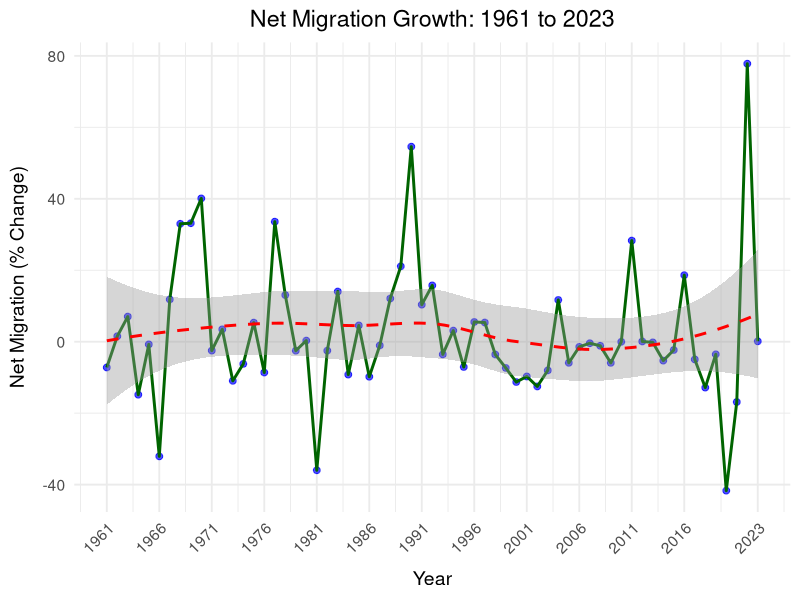
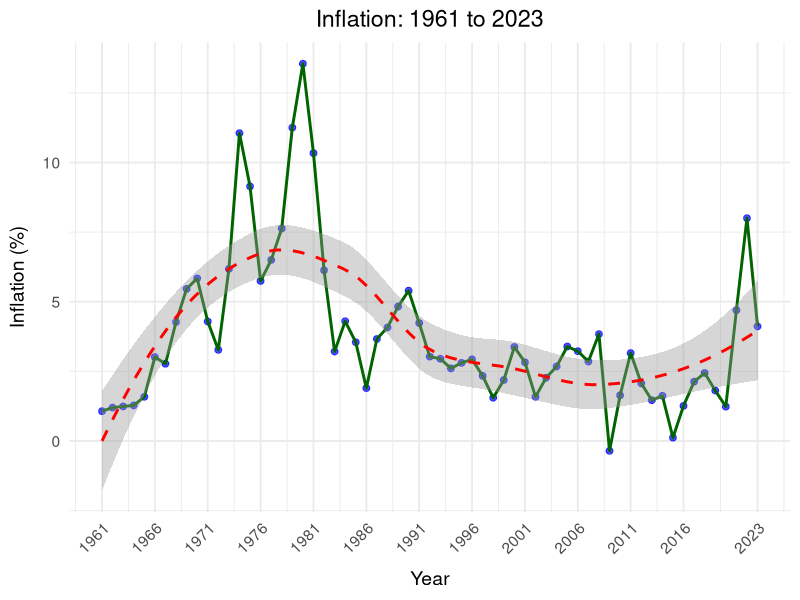
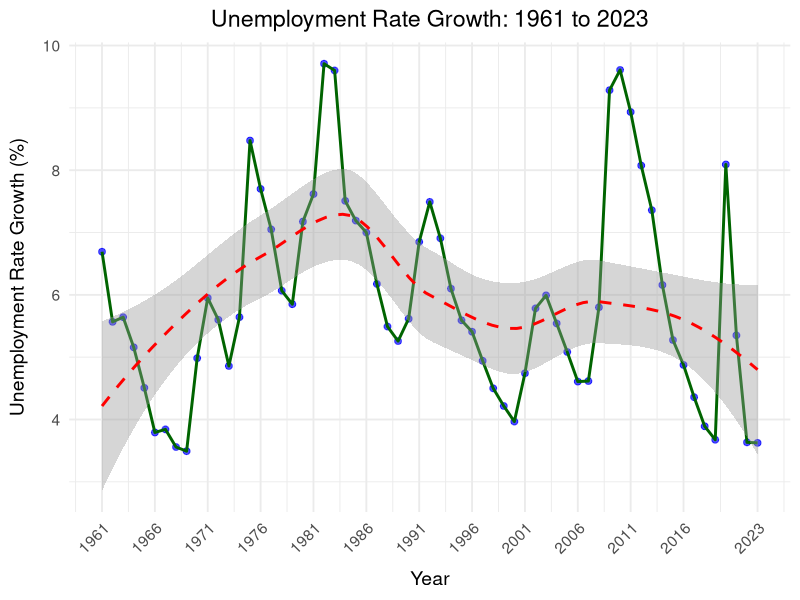
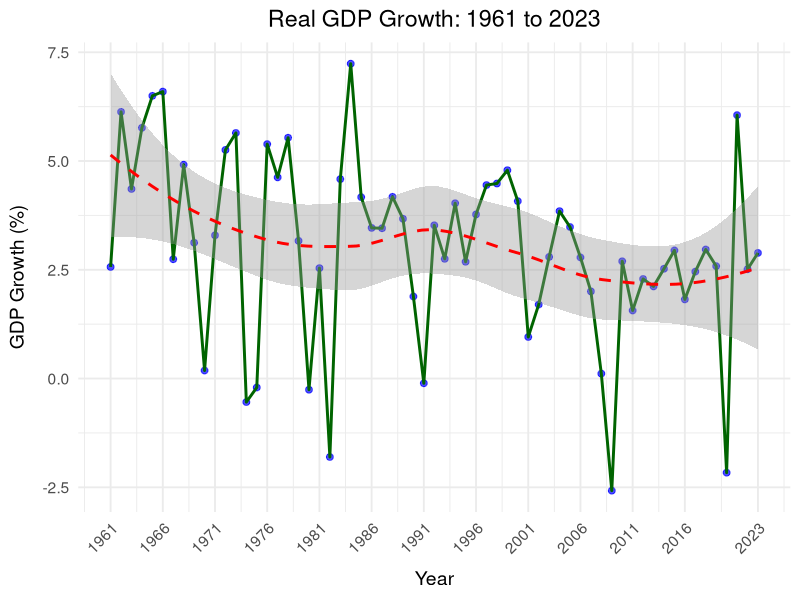
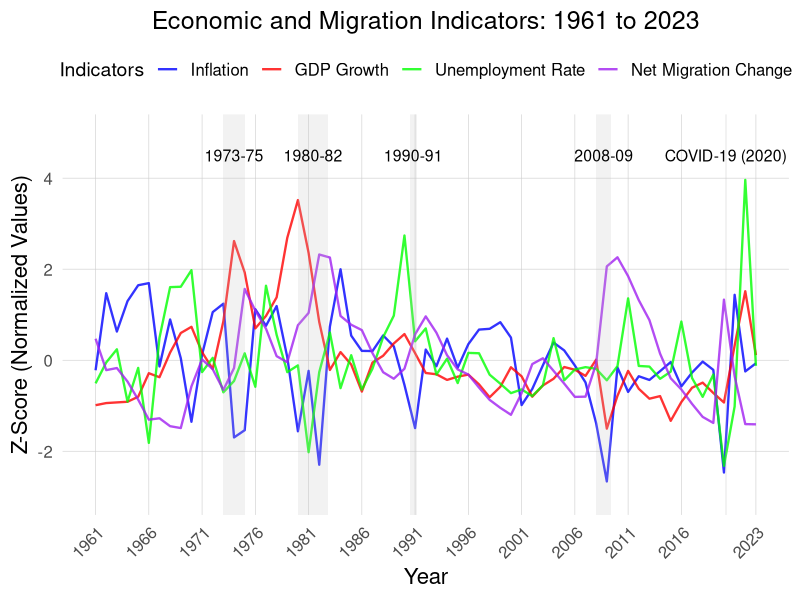
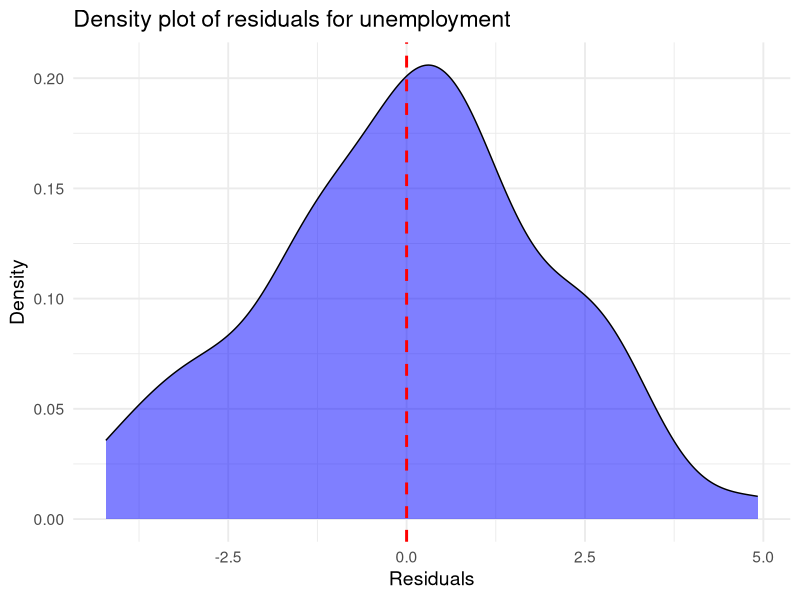
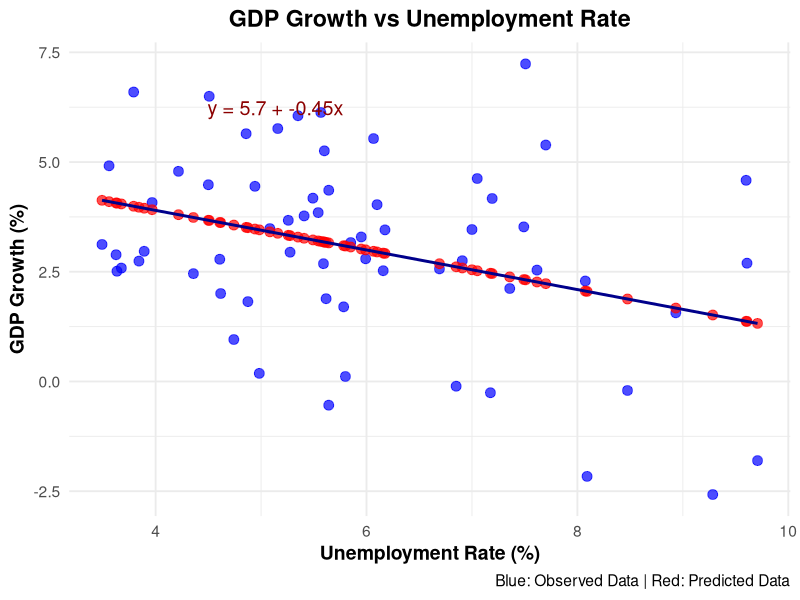
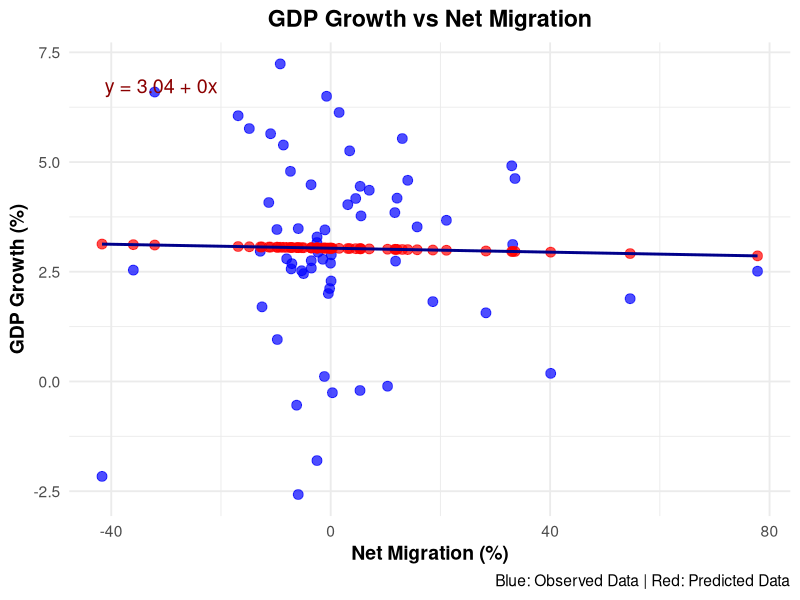

Source code (R) for these figures, in order:
## ---- chunk 1
library(ggplot2)
library(dplyr)
library(readr)
library(purrr)
library(tidyr)
library(broom)
library(modelr)
library(readxl)
## ---- chunk 2
# Load datasets. These are the data used for the model and graphs 
inflation <- read.csv("inflation.csv")
unrate <- read.csv("unrate.csv")
real_gdp <- read.csv("GDPC1.csv") |>  mutate(DATE = as.Date(DATE))
world_net_migration<- read_excel("Net_Immigration_world_data.xlsx", sheet = "Sheet1", skip = 3)
## ---- chunk 3
#Tidying world_net_immigration data, from the World Bank, to get only values for the US
US_Net_migration <- world_net_migration |>  filter(`Country Name` == "United States")|> select(-c(`Country Code`, `Indicator Name`, `Indicator Code`)) |> #Remove metadata, what we will not use
pivot_longer(cols = starts_with("19") | starts_with("20"), 
               names_to = "Year", values_to = "NetMigration") |> arrange(as.numeric(Year)) |> mutate("DATE"=Year, PercentChange = (NetMigration - lag(NetMigration)) / lag(NetMigration) * 100) |> mutate(DATE = as.Date(paste0(DATE, "-01-01")))|> slice(-1) |> select(DATE,PercentChange)
US_Net_migration

## ---- chunk 4

# US NET MIGRATION DATA VISUALIZATION
US_Net_migration_plot <- ggplot(US_Net_migration, aes(x = DATE, y = PercentChange)) +
  geom_point(color = "blue", alpha = 0.7, size = 2) +  
  geom_line(color = "darkgreen", size = 1) +          
  scale_x_date(
    date_labels = "%Y",
    breaks = c(seq(as.Date("1961-01-01"), as.Date("2020-01-01"), by = "5 years"),
               as.Date("2023-01-01"))
  ) +
  geom_smooth(method = "loess", color = "red", linetype = "dashed", size = 1) +
  labs(title = "Net Migration Growth: 1961 to 2023",
       x = "Year", y = "Net Migration (% Change)") +
  theme_minimal(base_size = 14) +
  theme(
    plot.title = element_text(hjust = 0.5),  # Center title
    axis.title.x = element_text(margin = margin(t = 10)),  # x space title
    axis.title.y = element_text(margin = margin(r = 10)),  # y space title 
    axis.text.x = element_text(angle = 45, hjust = 1)  # Rotation
  )

US_Net_migration_plot
#You may want to save the code locally, change the file location if needed, then run the code which is given below.
#ggsave(
#  filename = "C:/Users/luisc/Desktop/CODE_STATISTICS_ECON57/IMAGES/netmigration_plot_visualization.jpg", 
#  plot = US_Net_migration_plot,
#  width = 12, 
 # height = 8, 
 # dpi = 600
#)
## ---- chunk 5
#Date format
inflation <- inflation |>
  mutate(DATE = as.Date(DATE))

# inflation_plot, DATA VISUALIZATION
inflation_plot <- ggplot(inflation, aes(x = DATE, y = FPCPITOTLZGUSA)) +
  geom_point(color = "blue", alpha = 0.7, size = 2) +  
  geom_line(color = "darkgreen", size = 1) +          
  scale_x_date(
    date_labels = "%Y",
    breaks = c(seq(as.Date("1961-01-01"), as.Date("2020-01-01"), by = "5 years"),
               as.Date("2023-01-01")) 
  ) +
  geom_smooth(method = "loess", color = "red", linetype = "dashed", size = 1) +
  labs(title = "Inflation: 1961 to 2023",
       x = "Year", y = "Inflation (%)") +
  theme_minimal(base_size = 14) +
  theme(
    plot.title = element_text(hjust = 0.5),  # Center title
    axis.title.x = element_text(margin = margin(t = 10)),  # x space title
    axis.title.y = element_text(margin = margin(r = 10)),  # y space title 
    axis.text.x = element_text(angle = 45, hjust = 1)  # Rotation
  )

inflation_plot

#ggsave(
#  filename = "C:/Users/luisc/Desktop/CODE_STATISTICS_ECON57/IMAGES/inflation_plot_visualization.jpg", 
#  plot = inflation_plot,
#  width = 12, 
  #height = 8, 
 # dpi = 600
#)

## ---- chunk 6

#Date format
unrate <- unrate |>
  mutate(DATE = as.Date(DATE))

# DATA VISUALIZATION FOR UNEMPLOYMENT RATE

unrate_plot <- ggplot(unrate, aes(x = DATE, y = UNRATE)) +
  geom_point(color = "blue", alpha = 0.7, size = 2) +  
  geom_line(color = "darkgreen", size = 1) +          
  scale_x_date(
    date_labels = "%Y",
    breaks = c(seq(as.Date("1961-01-01"), as.Date("2020-01-01"), by = "5 years"),
               as.Date("2023-01-01")) 
  ) +
  geom_smooth(method = "loess", color = "red", linetype = "dashed", size = 1) +
  labs(title = "Unemployment Rate Growth: 1961 to 2023",
       x = "Year", y = "Unemployment Rate Growth (%)") +
  theme_minimal(base_size = 14) +
  theme(
    plot.title = element_text(hjust = 0.5),  
    axis.title.x = element_text(margin = margin(t = 10)),  
    axis.title.y = element_text(margin = margin(r = 10)),  
    axis.text.x = element_text(angle = 45, hjust = 1) 
  )
unrate_plot

#ggsave(
 # filename = "C:/Users/luisc/Desktop/CODE_STATISTICS_ECON57/IMAGES/unrate_plot_visualization.jpg", 
  #plot = unrate_plot,
 # width = 12, 
  #height = 8, 
  #dpi = 600
#)

## ---- chunk 7


#Date format
real_gdp<- real_gdp |>
  mutate(DATE = as.Date(DATE))

# Real GDP, data visualization

real_gdp_plot <- ggplot(real_gdp, aes(x = DATE, y= GDPC1_PC1)) +
  geom_point(color = "blue", alpha = 0.7, size = 2) +  
  geom_line(color = "darkgreen", size = 1) +          
  scale_x_date(
    date_labels = "%Y",
    breaks = c(seq(as.Date("1961-01-01"), as.Date("2020-01-01"), by = "5 years"),
               as.Date("2023-01-01")) 
  ) +
  geom_smooth(method = "loess", color = "red", linetype = "dashed", size = 1) +
  labs(title = "Real GDP Growth: 1961 to 2023",
       x = "Year", y = "GDP Growth (%)") +
  theme_minimal(base_size = 14) +
  theme(
    plot.title = element_text(hjust = 0.5),  # Center title
    axis.title.x = element_text(margin = margin(t = 10)), 
    axis.title.y = element_text(margin = margin(r = 10)),  
    axis.text.x = element_text(angle = 45, hjust = 1)  
  )
real_gdp_plot

#ggsave(
#  filename = "C:/Users/luisc/Desktop/CODE_STATISTICS_ECON57/IMAGES/real_gdp_plot_visualization.jpg", 
#  plot = real_gdp_plot,
#  width = 12, 
#  height = 8, 
# dpi = 600
#)

## ---- chunk 8
# Combine all data, including US Net Migration Percent Change
combined_data <- real_gdp |>
  select(DATE, GDP_Growth = GDPC1_PC1) |>
  left_join(unrate |> select(DATE, Unemployment_Rate = UNRATE), by = "DATE") |>
  left_join(inflation |> select(DATE, inflation = FPCPITOTLZGUSA), by = "DATE") |>
  left_join(US_Net_migration |> rename(Percentage_Net_Migration_Change = PercentChange), by = "DATE") |>
  pivot_longer(
    cols = c(GDP_Growth, Unemployment_Rate, inflation, Percentage_Net_Migration_Change),
    names_to = "Indicator",
    values_to = "Value"
  )

# Checking ranges of the indicators, including Net Migration Change
combined_data_range <- combined_data |>
  group_by(Indicator) |>
  summarize(
    Min = min(Value, na.rm = TRUE),
    Max = max(Value, na.rm = TRUE)
  )

combined_data_range

## ---- chunk 9

combined_data <- combined_data |>
  group_by(Indicator) |>
  mutate(Normalized_Value = (Value - mean(Value, na.rm = TRUE)) / sd(Value, na.rm = TRUE)) |>
  ungroup()
# Add recession periods, including COVID-19 recession
recession_periods <- data.frame(
  start = as.Date(c("1973-01-01", "1980-01-01", "1990-07-01", "2008-01-01", "2020-02-01")),
  end = as.Date(c("1975-01-01", "1982-11-01", "1991-03-01", "2009-06-01", "2020-04-01")),
  label = c("1973-75", "1980-82", "1990-91", "2008-09", "COVID-19 (2020)")
)

# Highlight high and low points (example for GDP Growth)
highlight_points <- combined_data |>
  filter(Indicator == "GDP Growth" & (Normalized_Value == max(Normalized_Value) | 
                                      Normalized_Value == min(Normalized_Value)))

# Enhanced plot with annotations
overlay_plot_normalized <- ggplot(combined_data, aes(x = DATE, y = Normalized_Value, color = Indicator)) +
  # Add lines
  geom_line(size = 0.8, alpha = 0.8) +
  # Add shaded recession periods
  geom_rect(data = recession_periods,
            aes(xmin = start, xmax = end, ymin = -Inf, ymax = Inf),
            fill = "gray", alpha = 0.2, inherit.aes = FALSE) +
  # Annotate recession periods
  geom_text(data = recession_periods,
            aes(x = start + (end - start) / 2, y = 4.5, label = label),  # Position labels above the lines
            color = "black", size = 4, inherit.aes = FALSE) +
  # Highlight high and low points
  geom_point(data = highlight_points, aes(x = DATE, y = Normalized_Value), 
             color = "black", size = 3) +
  # Annotate high and low points
  geom_text(data = highlight_points, aes(x = DATE, y = Normalized_Value, 
                                         label = round(Normalized_Value, 2)), 
            color = "black", hjust = -0.2, vjust = -0.5, size = 4) +
  # Add labels and formatting
  labs(
    title = "Economic and Migration Indicators: 1961 to 2023",
    x = "Year",
    y = "Z-Score (Normalized Values)",
    color = "Indicators"
  ) +
  scale_color_manual(
    values = c("blue", "red", "green", "purple"),
    labels = c("Inflation", "GDP Growth", "Unemployment Rate", "Net Migration Change")
  ) +
  scale_x_date(
    date_labels = "%Y",
    breaks = c(seq(as.Date("1961-01-01"), as.Date("2020-01-01"), by = "5 years"),
               as.Date("2023-01-01"))
  ) +
  coord_cartesian(ylim = c(-3, 5)) +
  theme_minimal(base_size = 16) +
  theme(
    plot.title = element_text(hjust = 0.5, size = 18),
    axis.text.x = element_text(angle = 45, hjust = 1, size = 12),
    axis.text.y = element_text(size = 12),
    legend.position = "top",
    legend.text = element_text(size = 12),
    legend.title = element_text(size = 14),
    panel.grid.major = element_line(size = 0.2, color = "gray80"),
    panel.grid.minor = element_blank()
  )

# Display the enhanced plot
overlay_plot_normalized

#ggsave(
#  filename = "C:/Users/luisc/Desktop/CODE_STATISTICS_ECON57/IMAGES/normalized_data_all_indicators.jpg", 
# plot = overlay_plot_normalized,
 # width = 12, 
#  height = 8, 
 # dpi = 600
#)

## ---- chunk 10


combined_data_wide <- real_gdp |>
  select(DATE, GDP_Growth = GDPC1_PC1) |>
  left_join(unrate |> select(DATE, Unemployment_Rate = UNRATE), by = "DATE") |>
  left_join(inflation |> select(DATE, inflation = FPCPITOTLZGUSA), by = "DATE") |>
  left_join(US_Net_migration |> rename(Net_Migration = PercentChange), by = "DATE") # Add Net Migration

# Net Migration is the third column
combined_data_wide <- combined_data_wide |>
  select(DATE, GDP_Growth, Net_Migration, Unemployment_Rate, inflation)

# Check structure
head(combined_data_wide)

## ---- chunk 11
#Summary statistics

library(psych)
describe(combined_data_wide) |> slice(-1) |> select(-1) |> mutate("observations"=n)|> select(-trimmed,-mad,-range,-n) |>  select(-skew,-kurtosis,-se)|> slice(1:4)

## ---- chunk 12
# Simple regression
simple_model <- lm(GDP_Growth ~ Unemployment_Rate, data = combined_data_wide)

# Summary of the simple regression model
summary(simple_model)

## ---- chunk 13
data_predictors <- combined_data_wide |> data_grid(Unemployment_Rate)|> add_predictions(simple_model)
data_predictors
## ---- chunk 14
residuals_unemployment <-combined_data_wide |> select(GDP_Growth,Unemployment_Rate)|> add_residuals(simple_model)
residuals_unemployment
## ---- chunk 15
#This data if for unemployment residuals, you can skeep this part
joined_predictors_residuals<- data_predictors|> left_join(residuals_unemployment)|> select(Unemployment_Rate,GDP_Growth, pred, resid)
joined_predictors_residuals
                                                      
## ---- chunk 16
residuals_unemployment_density <-
residuals_unemployment |> 
  ggplot(aes(x = resid)) +
  
  geom_density(fill = "blue", alpha = 0.5) +  # Density plot
  geom_vline(xintercept = 0, linetype = "dashed", color = "red", size = 1) +  # Line at 0
  labs(
    title = "Density plot of residuals for unemployment",
    x = "Residuals",
    y = "Density"
  ) + 
  theme_minimal(base_size = 14) 

residuals_unemployment_density


#ggsave(
# filename = "C:/Users/luisc/Desktop/CODE_STATISTICS_ECON57/IMAGES/residuals_uemployment_density.jpg", 
  #plot = residuals_unemployment_density,
  #width = 12, 
 # height = 8, 
  #dpi = 600
#)

  

## ---- chunk 17
# Extract coefficients from the simple regression model
coefficients <- coef(simple_model)
equation <- paste0(
  "y = ", round(coefficients[1], 2), 
  " + ", round(coefficients[2], 2), "x"
)

# observed, predicted data, and equation
plot_predictors <- ggplot() +
  # Observed points
  geom_point(data = combined_data_wide, aes(Unemployment_Rate, GDP_Growth), 
             color = "blue", alpha = 0.7, size = 3) +
  # Predicted points
  geom_point(data = data_predictors, aes(Unemployment_Rate, pred), 
             color = "red", alpha = 0.7, size = 3) +
  # Regression line
  geom_smooth(data = combined_data_wide, aes(Unemployment_Rate, GDP_Growth), 
              method = "lm", color = "darkblue", se = FALSE) +
  # Add regression equation
  annotate("text", 
           x = min(combined_data_wide$Unemployment_Rate) + 1, 
           y = max(combined_data_wide$GDP_Growth) - 1, 
           label = equation, 
           hjust = 0, size = 5, color = "darkred") +
  # Labels and title
  labs(
    title = "GDP Growth vs Unemployment Rate",
    x = "Unemployment Rate (%)",
    y = "GDP Growth (%)",
    caption = "Blue: Observed Data | Red: Predicted Data"
  ) +
  # Minimal theme
  theme_minimal(base_size = 14) +
  theme(
    plot.title = element_text(hjust = 0.5, face = "bold"),
    axis.title = element_text(face = "bold"),
    legend.position = "none"
  )
plot_predictors

#ggsave(
# filename = "C:/Users/luisc/Desktop/CODE_STATISTICS_ECON57/IMAGES/UR_REGRESSION.jpg", 
#plot = plot_predictors,
# width = 12, 
# height = 8, 
# dpi = 600
#)


## ---- chunk 18

# Simple regression
simple_model_net_migration <- lm(GDP_Growth ~ Net_Migration, data = combined_data_wide)

# Summary of the simple regression model
summary(simple_model_net_migration)

## ---- chunk 19
# Extract coefficients from the model
coefficients <- coef(simple_model_net_migration)
equation <- paste0(
  "y = ", round(coefficients[1], 2), 
  " + ", round(coefficients[2], 2), "x"
)

# Add predicted values for Net Migration
combined_data_wide <- combined_data_wide |> 
  mutate(predicted_net_migration = predict(simple_model_net_migration))

# Plot observed vs. predicted with the regression line
plot_net_migration <- ggplot() +
  # Observed points
  geom_point(data = combined_data_wide, aes(x = Net_Migration, y = GDP_Growth), 
             color = "blue", alpha = 0.7, size = 3) +
  # Predicted points
  geom_point(data = combined_data_wide, aes(x = Net_Migration, y = predicted_net_migration), 
             color = "red", alpha = 0.7, size = 3) +
  # Regression line
  geom_smooth(data = combined_data_wide, aes(x = Net_Migration, y = GDP_Growth), 
              method = "lm", color = "darkblue", se = FALSE, size = 1) +
  # Add regression equation
  annotate("text", 
           x = min(combined_data_wide$Net_Migration) + 0.5, 
           y = max(combined_data_wide$GDP_Growth) - 0.5, 
           label = equation, 
           hjust = 0, size = 5, color = "darkred") +
  # Labels and title
  labs(
    title = "GDP Growth vs Net Migration",
    x = "Net Migration (%)",
    y = "GDP Growth (%)",
    caption = "Blue: Observed Data | Red: Predicted Data"
  ) +
  # Minimal theme
  theme_minimal(base_size = 14) +
  theme(
    plot.title = element_text(hjust = 0.5, face = "bold"),
    axis.title = element_text(face = "bold"),
    legend.position = "none"
  )

# Display the plot
print(plot_net_migration)
#ggsave(
 # filename = "C:/Users/luisc/Desktop/CODE_STATISTICS_ECON57/IMAGES/NET_MIGRATION_REGRESSION.jpg", 
 # plot = plot_net_migration,
 # width = 12, 
 # height = 8, 
  #dpi = 600
#)

## ---- chunk 20
# Calculate residuals for the Net Migration model
combined_data_wide <- combined_data_wide |>
  mutate(residuals_net_migration = GDP_Growth - predicted_net_migration)

# Plot the residuals using a density plot
net_migration_density<-
ggplot(combined_data_wide, aes(x = residuals_net_migration)) +
  geom_density(fill = "blue", alpha = 0.5) +  # Density plot
  geom_vline(xintercept = 0, linetype = "dashed", color = "red", size = 1) +  # Line at 0
  labs(
    title = "Density Plot of Residuals for Net Migration Model",
    x = "Residuals (Net Migration Model)",
    y = "Density"
  ) +
  theme_minimal(base_size = 14)
net_migration_density
#ggsave(
 # filename = "C:/Users/luisc/Desktop/CODE_STATISTICS_ECON57/IMAGES/NET_MIGRATION_DENSITY.jpg", 
 # plot = net_migration_density,
 # width = 12, 
  #height = 8, 
  #dpi = 600
#)

## ---- chunk 21
# Simple regression for inflation
simple_model_inflation <- lm(GDP_Growth ~ inflation, data = combined_data_wide)

# Summary of the simple regression model
summary(simple_model_inflation)


## ---- chunk 22
# Extract coefficients from the model
coefficients_cpi <- coef(simple_model_inflation)
equation_cpi <- paste0(
  "y = ", round(coefficients_cpi[1], 2), 
  " + ", round(coefficients_cpi[2], 2), "x"
)

# Add predicted values for CPI Growth
combined_data_wide <- combined_data_wide |>
  mutate(predicted_inflation = predict(simple_model_inflation))

# Plot observed vs. predicted with the regression line
plot_inflation <- ggplot() +
  # Observed points
  geom_point(data = combined_data_wide, aes(x = inflation, y = GDP_Growth), 
             color = "blue", alpha = 0.7, size = 3) +
  # Predicted points
  geom_point(data = combined_data_wide, aes(x = inflation, y = predicted_inflation), 
             color = "red", alpha = 0.7, size = 3) +
  # Regression line
  geom_smooth(data = combined_data_wide, aes(x = inflation, y = GDP_Growth), 
              method = "lm", color = "darkblue", se = FALSE, size = 1) +
  # Add regression equation
  annotate(
    "text", 
    x = min(combined_data_wide$inflation) + 0.5, 
    y = max(combined_data_wide$GDP_Growth) - 0.5, 
    label = equation_cpi, 
    hjust = 0, size = 5, color = "darkred"
  ) +
  # Labels and title
  labs(
    title = "GDP Growth vs Inflation",
    x = "Inflation (%)",
    y = "GDP Growth (%)",
    caption = "Blue: Observed Data | Red: Predicted Data"
  ) +
  # Minimal theme
  theme_minimal(base_size = 14) +
  theme(
    plot.title = element_text(hjust = 0.5, face = "bold"),
    axis.title = element_text(face = "bold"),
    legend.position = "none"
  )

# Display the plot
print(plot_inflation)
#ggsave(
#  filename = "C:/Users/luisc/Desktop/CODE_STATISTICS_ECON57/IMAGES/plot_regression_inflation.jpg", 
#  plot = plot_inflation,
#  width = 12, 
#  height = 8, 
#  dpi = 600
#)


## ---- chunk 23

# Calculate residuals for the CPI Growth model
combined_data_wide <- combined_data_wide |>
  mutate(residuals_inflation = GDP_Growth - predicted_inflation)

# Plot the residuals using a density plot
inflation_density<-
ggplot(combined_data_wide, aes(x = residuals_inflation)) +
  geom_density(fill = "blue", alpha = 0.5) +  # Density plot
  geom_vline(xintercept = 0, linetype = "dashed", color = "red", size = 1) +  # Line at 0
  labs(
    title = "Density Plot of Residuals for Inflation",
    x = "Residuals (inflation Model)",
    y = "Density"
  ) +
  theme_minimal(base_size = 14)
inflation_density

#ggsave(
 # filename = "C:/Users/luisc/Desktop/CODE_STATISTICS_ECON57/IMAGES/inflation_density.jpg", 
 # plot = inflation_density,
 # width = 12, 
 # height = 8, 
 # dpi = 600
#)


## ---- chunk 24

# Multiple regression model with CPI Growth, Unemployment Rate, and Net Migration
multi_model <- lm(GDP_Growth ~ Net_Migration + Unemployment_Rate + inflation, data = combined_data_wide)

# Add predicted values from the multiple model to the dataset
combined_data_wide <- combined_data_wide |>
  mutate(Predicted_GDP = predict(multi_model))  # Column for multiple model predictions

head(combined_data_wide)

## ---- chunk 25
# Summary of the multi regression model
summary(multi_model)

## ---- chunk 26
# Ensure no missing data
combined_data_wide <- combined_data_wide |>
  filter(!is.na(Net_Migration), !is.na(Unemployment_Rate), !is.na(inflation))

# Add predicted values and residuals from the multivariable model
combined_data_wide <- combined_data_wide |>
  mutate(
    Predicted_GDP_Multimodel = predict(multi_model),  # Predicted GDP from the model
    residuals = GDP_Growth - Predicted_GDP_Multimodel  # Residuals (Observed - Predicted)
  )

# Identify outliers by residuals (top 5% largest residuals)
outliers <- combined_data_wide |>
  filter(abs(residuals) > quantile(abs(residuals), 0.95)) |>
  mutate(outlier_id = row_number())  # Assign unique IDs to outliers

# Extract coefficients and create the equation
coefficients <- coef(multi_model)
equation <- paste0(
  "y = ", round(coefficients[1], 2), 
  " + ", round(coefficients[2], 4), " * Net_Migration",
  " + ", round(coefficients[3], 4), " * Unemployment_Rate",
  " + ", round(coefficients[4], 4), " * Inflation"
)

# Plot observed vs. predicted with explicit differentiation
multi_plot <- ggplot(combined_data_wide) +
  # Observed values (y-axis)
  geom_point(aes(x = Predicted_GDP_Multimodel, y = GDP_Growth, color = "Observed"), 
             alpha = 0.7, size = 3) +
  # Predicted values (x-axis)
  geom_point(aes(x = Predicted_GDP_Multimodel, y = Predicted_GDP_Multimodel, color = "Predicted"), 
             alpha = 0.7, size = 3) +
  # Residual lines with blue color
  geom_segment(aes(x = Predicted_GDP_Multimodel, y = Predicted_GDP_Multimodel, 
                   xend = Predicted_GDP_Multimodel, yend = GDP_Growth), 
               color = "darkblue", linetype = "dotted", alpha = 0.7) +
  # Perfect fit line (45-degree)
  geom_abline(slope = 1, intercept = 0, color = "black", linetype = "dashed", size = 1) +
  # Regression equation
  annotate("text", 
           x = min(combined_data_wide$Predicted_GDP_Multimodel) + 0.5, 
           y = max(combined_data_wide$GDP_Growth) - 1, 
           label = equation, 
           hjust = 0, size = 3, color = "darkred") +
  # Highlight outliers
  geom_text(data = outliers, aes(x = Predicted_GDP_Multimodel, y = GDP_Growth, label = outlier_id), 
            hjust = -0.3, vjust = -0.5, color = "darkred", size = 3) +
  # Color scale for observed and predicted points
  scale_color_manual(values = c("Observed" = "orange", "Predicted" = "purple"), name = "Point Type") +
  # Labels and title
  labs(
    title = "Multivariable Regression: Observed vs. Predicted GDP Growth",
    x = "Predicted GDP Growth (Multimodel) (%)",
    y = "Observed GDP Growth (%)",
    caption = "Orange: Observed GDP Growth | Purple: Predicted GDP Growth | Blue lines: Residuals"
  ) +
  theme_minimal(base_size = 14)
# Display the plot
print(multi_plot)

#ggsave(
#  filename = "C:/Users/luisc/Desktop/CODE_STATISTICS_ECON57/IMAGES/multi_regression_plot_high_quality.jpg", 
#  plot = multi_plot,
#  width = 12, 
#  height = 8, 
# dpi = 600
#)


## ---- chunk 27
# Add predicted GDP Growth and calculate residuals
combined_data_wide <- combined_data_wide |>
  mutate(
    Predicted_GDP = predict(multi_model),  # Predicted values
    residuals_multi_model = GDP_Growth - Predicted_GDP  # Residuals
  )

# Plot the residuals using a density plot
residual_densisty <-
ggplot(combined_data_wide, aes(x = residuals_multi_model)) +
  geom_density(fill = "blue", alpha = 0.5) +  # Density plot
  geom_vline(xintercept = 0, linetype = "dashed", color = "red", size = 1) +  # Line at 0
  labs(
    title = "Density Plot of Residuals for Multivariable Model",
    x = "Residuals (Multivariable Model)",
    y = "Density"
  ) +
  theme_minimal(base_size = 14)
residual_densisty

#ggsave(
#  filename = "C:/Users/luisc/Desktop/CODE_STATISTICS_ECON57/IMAGES/residual_multimodel.jpg", 
 # plot = residual_densisty, 
#  width = 12, 
 # height = 8, 
 # dpi = 600
#)
